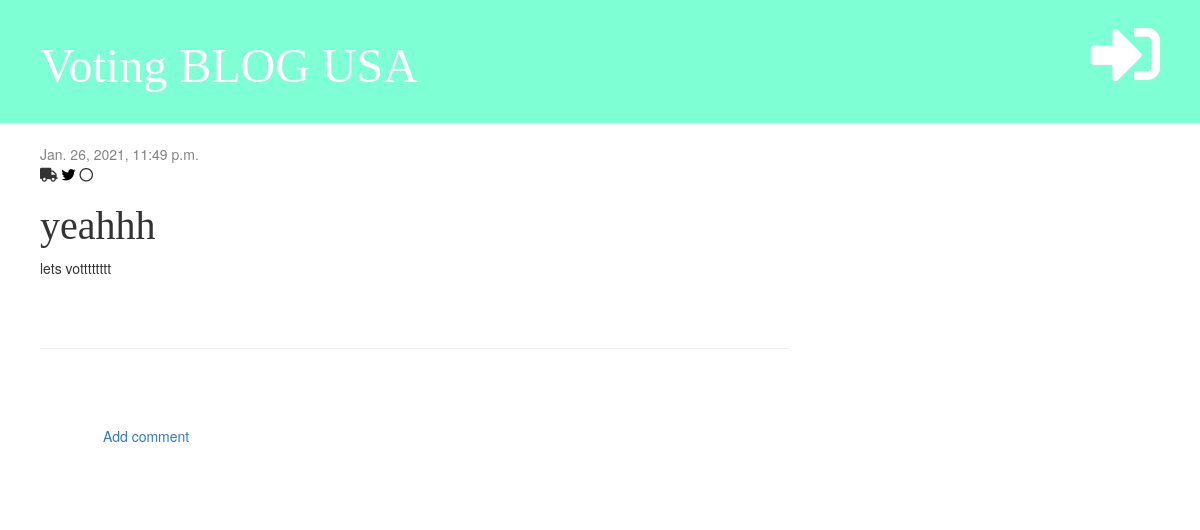
The page /post/19/ on the database as committed earlier.
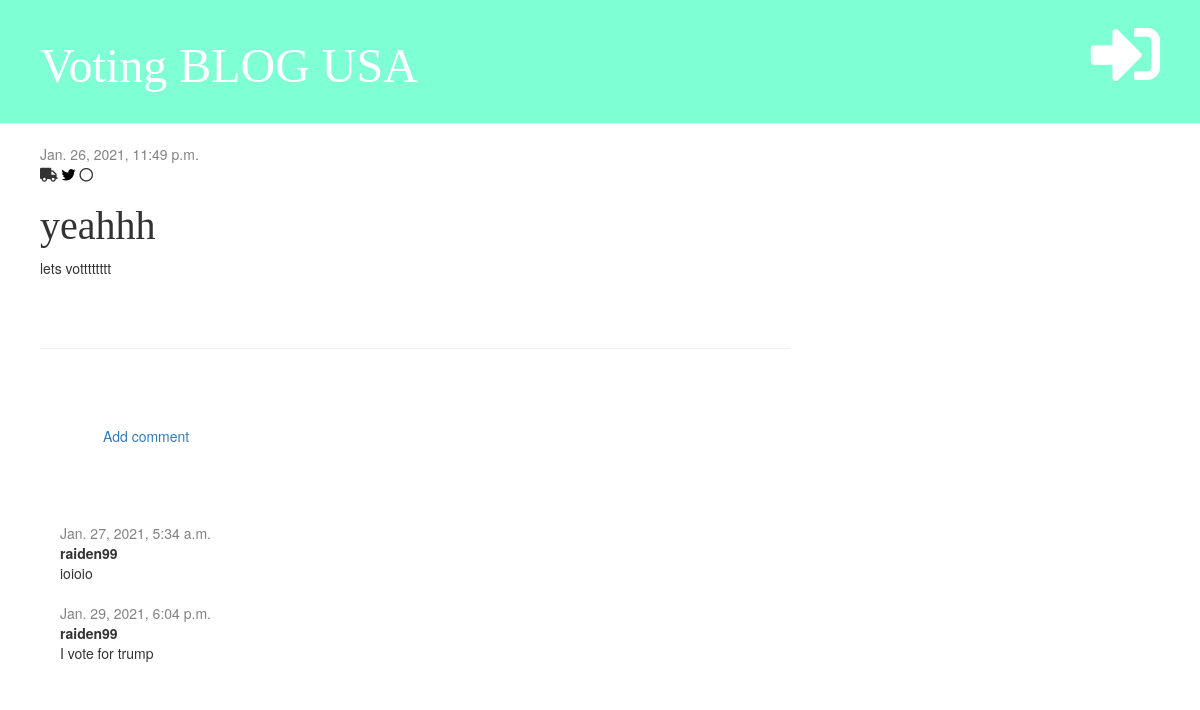
The same page on the database as committed later.
### blog/models.py (models this page shows, shortened)
class Comment(models.Model):
    post = models.ForeignKey('blog.Post', on_delete=models.CASCADE, related_name='comments')
    author = models.CharField(max_length=200)
    text = models.TextField()
    created_date = models.DateTimeField(default=timezone.now)  # when u create comment , the comment create now
    approved = models.BooleanField(default=False)

### blog/views.py (the view)
# urls.py: path('post/<int:pk>/', views.post_detail, name='post_detail'),
def post_detail(request, pk):  # as soon as you click on page
    post = get_object_or_404(Post, pk=pk)
    stuff_for_frontend = {'post': post}
    return render(request, 'blog/post_detail.html', stuff_for_frontend)

### blog/templates/blog/post_detail.html (shortened to what this page needs)
{% extends 'blog/Base.html' %}
{% block content %}
        <div class="post">
            {% if post.published_date %}
                <div class="date">
                    {{post.published_date}}
                </div>
             {% else %}
                <a href="{% url 'post_publish' pk=post.pk %}" class="btn btn-primary">Publish</a>
             {% endif %}
                <i class="fa fa-truck" aria-hidden="true"></i>
            <i class="fa fa-twitter" style="color:#000000"></i>
            <i class="fa fa-circle-o"></i>
            <h1>{{ post.title }}</h1>
            <p>{{ post.text|linebreaksbr }}</p>
        </div>
        <hr>
        <a href="{%url 'add_comment_to_post' pk=post.pk %}" class="btn btn-secondary">Add comment</a>
        {% for comment in post.comments.all %}
            {% if user.is_authenticated or comment.approved %}
             <div class="comment">
                <div class="date">
                     {{ comment.created_date }}
                </div>
                      <strong>{{ comment.author }}</strong>
                      <p>{{ comment.text }}</p>
                      </div>
                {% endif %}
            {% empty %}
                 <p>NO comments for now ......</p>
        {% endfor %}
{% endblock %}

Rows that differ between the two databases and show on the page:
now on this page (row edited): Comment: created_date "Jan. 27, 2021, 5:34 a.m.", author "raiden99", text "ioioio"
added Comment: created_date "Jan. 29, 2021, 6:04 p.m.", author "raiden99", text "I vote for trump"
